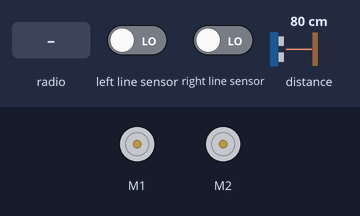
The program below on a simulated BBC micro:bit (MakeCode). On the bench: 2 × DC motor (green arrow = forward, orange = backward, longer = faster). Inputs (shaded band) come from the test bench; at power-on: left line sensor LOW, right line sensor LOW, distance to the obstacle 80 cm. No radio messages arrive unless stated (any console line starting 'radio sent:' is added by the test bench); what the program prints to the serial console is not drawn.

Above: at 1.2 s.
1.3 s: radio message "RRL=1" arrives
At 1.7 s:
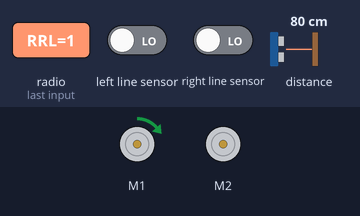
2.8 s: radio message "RRL=100" arrives
At 4.0 s:
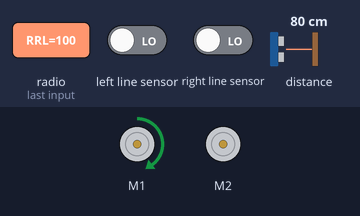
4.3 s: radio message "RRR=1" arrives
At 5.2 s:
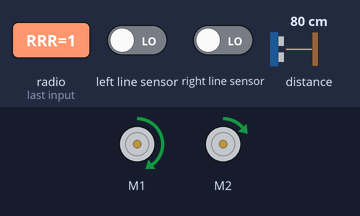
5.8 s: radio message "RRL=0" arrives
At 6.3 s:
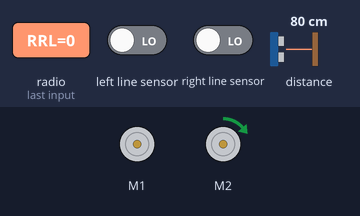
7.3 s: radio message "RRR=100" arrives
At 8.7 s:
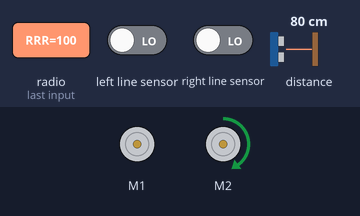
Timing chart, 0 to 10.3 s (numbered marks = the images above; inputs shaded):
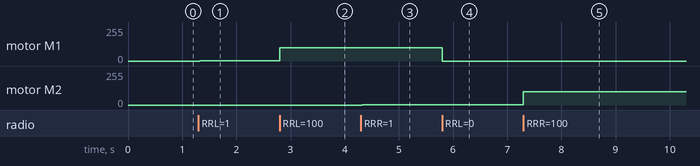

The program:

main.ts
```typescript
radio.onReceivedValue(function (name, value) {
    if (name == "RRL") {
        maqueen.motorRun(maqueen.Motors.M1, maqueen.Dir.CW, value)
    } else if (name == "RRR") {
        maqueen.motorRun(maqueen.Motors.M2, maqueen.Dir.CW, value)
    } else if (name == "RRLb") {
        maqueen.motorRun(maqueen.Motors.M1, maqueen.Dir.CCW, value)
    } else if (name == "RRRb") {
        maqueen.motorRun(maqueen.Motors.M2, maqueen.Dir.CCW, value)
    }
})
let RRD = 0
let RRTr = 0
let RRTl = 0
radio.setGroup(55)
basic.forever(function () {
    RRTl = maqueen.readPatrol(maqueen.Patrol.PatrolLeft)
    RRTr = maqueen.readPatrol(maqueen.Patrol.PatrolRight)
    RRD = maqueen.Ultrasonic(PingUnit.Centimeters)
    serial.writeLine("" + (RRD))
    radio.sendValue("RRTl", RRTl)
    radio.sendValue("RRTr", RRTr)
    radio.sendValue("RRD", RRD)
    basic.pause(50)
})
```

test.ts
```typescript
// aquí va el archivo "tests"; esto no se compilará cuando este paquete se utilice como una extensión.
```

Measured:
- after the input at 1.3 s, motor M1: stopped → forward 1/255 at once
- after the input at 2.8 s, motor M1: forward 1/255 → forward 100/255 at once
- after the input at 4.3 s, motor M2: stopped → forward 1/255 at once
- after the input at 5.8 s, motor M1: forward 100/255 → stopped at once
- after the input at 7.3 s, motor M2: forward 1/255 → forward 100/255 at once
